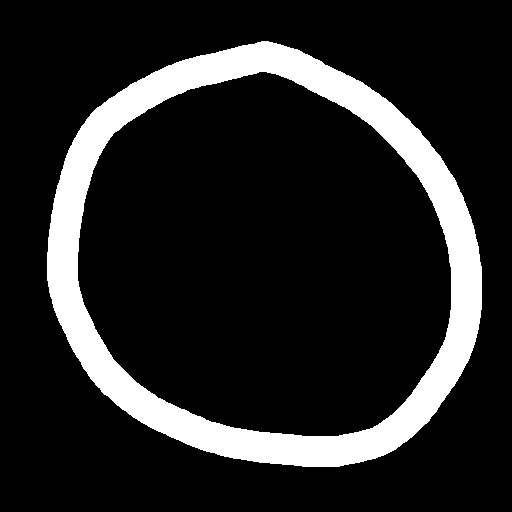
#> input picture tracks/Track0.png, 512 x 512 px
$ python -i track.py   (imports and definitions only)
#> lines starting #> are read from the running program, lines starting #| are printed output that depends on the picture; after the words box and inside, x2 and y2 are one past the last pixel; in counts of white or black regions, pixels touching at a corner belong together
from PIL import Image
import math
import numpy as np
from skimage.morphology import skeletonize

class Track:
    def __init__(self, path) -> None:
#> called with path = '../tracks/Track0.png'
        self.path = path
        try:
            self.img = Image.open(path).convert("RGB")
#> self.img is the input picture: PIL image 512x512 RGB; 14.7% white; 1 white region, box (x1, y1, x2, y2) and area: (47, 41, 482, 467) 38466
            self.width, self.height = self.img.size
#> self.width = 512; self.height = 512

            img_array = np.array(self.img)

            mask = (img_array[:, :, 0] == 255) & (img_array[:, :, 1] == 255) & (img_array[:, :, 2] == 255)

            self.grid = mask
            self.center_line_grid = self.extract_center_line()
#> in extract_center_line, `return skeletonize(self.grid)`:
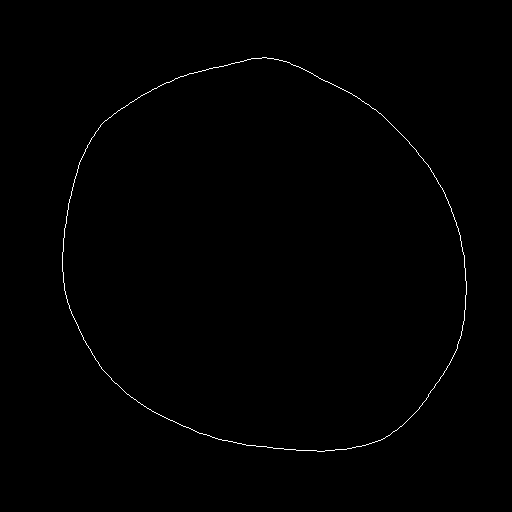
#> returned value: shape (512, 512) bool; 0.43% white in thin lines or dots, all inside (x1, y1, x2, y2) = (62, 57, 467, 452)

            y_coords, x_coords = np.where(self.center_line_grid)
#> y_coords = 1137 values from 57 to 451; x_coords = 1137 values, max 466 at index 604, min 62 at index 545, mean 263
            center_points = list(zip(x_coords, y_coords))
#> center_points = 1137 pairs, first value 62 to 466, second value 57 to 451
            self.center_path = self.sort_center_points(center_points)

        except FileNotFoundError:
            raise FileNotFoundError(f"Error: The file '{self.path }' was not found. Please check the file path.")
        except IOError as e:
            raise IOError(f"Error: Could not open image file. {e}")

    def extract_center_line(self) -> np.ndarray:
        return skeletonize(self.grid)

    def distance(self, point1: tuple[int, int], point2: tuple[int, int]) -> int:
        return (point1[0] - point2[0])**2 + (point1[1] - point2[1])**2

    def sort_center_points(self, center_points: list) -> list:
        ordered_points = [center_points.pop(0)]
#> ordered_points = [(262, 57)]

        while center_points:
            min_distance = 100000.0
            closest_idx = 0
            for i, point in enumerate(center_points):
                current_distance = self.distance(point, ordered_points[-1])
                if current_distance < min_distance:
                    closest_idx = i
                    min_distance = current_distance

            ordered_points.append(center_points.pop(closest_idx))
#> after the loop, center_points = []; ordered_points = 1137 pairs, first value 62 to 466, second value 57 to 451

        return ordered_points

    def get_closest_waypoint_index(self, x: float, y: float) -> tuple[int, float]:
        min_distance = 100000.0
        closest_idx = 0
        for i, waypoint in enumerate(self.center_path):
            current_distance = self.distance((int(x), int(y)), waypoint)
            if current_distance < min_distance:
                closest_idx = i
                min_distance = current_distance

        return closest_idx, min_distance

    def is_on_road(self, x: float, y: float) -> bool:
        x = int(round(x))
        y = int(round(y))
        if x >= self.width or y >= self.height or x < 0 or y < 0:
            return False

        return self.grid[y, x]

    def cast_ray(self,
                start_x:float,
                start_y: float,
                theta: float,
                max_range: int=180,
                step_size: int=2) -> float:

        distances = np.arange(0, max_range + step_size, step_size)
        nX = start_x + distances * math.cos(theta)
        nY = start_y + distances * math.sin(theta)

        nX = np.clip(np.round(nX).astype(int), 0, self.width - 1)
        nY = np.clip(np.round(nY).astype(int), 0, self.height - 1)

        on_road_checks = self.grid[nY, nX]

        if np.all(on_road_checks):
            return float(max_range)
        else:
            first_collision_idx = np.argmin(on_road_checks)
            return float(distances[first_collision_idx])

    def __str__(self) -> str:
        return f'Track file: {self.path}\nDimensions: {self.width}x{self.height}'

>>> result = Track('../tracks/Track0.png').extract_center_line()
#> in __init__, `self.center_path = self.sort_center_points(center_points)`: self.center_path has the same summary as ordered_points in sort_center_points
